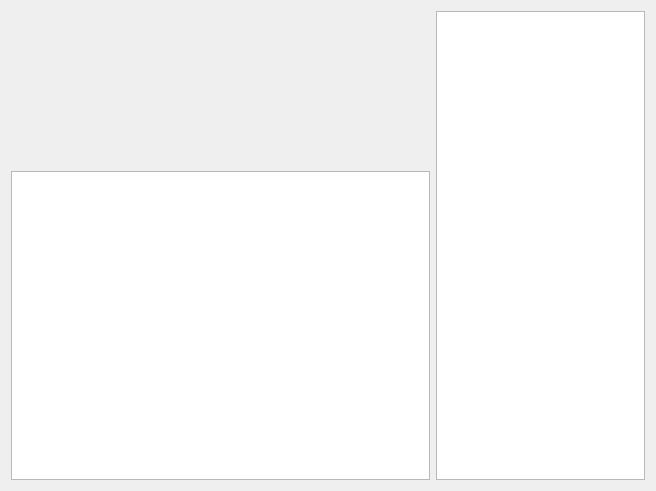
<?xml version="1.0" encoding="UTF-8"?>
<ui version="4.0">
 <class>ZoningWidget</class>
 <widget class="QWidget" name="ZoningWidget">
  <property name="geometry">
   <rect>
    <x>0</x>
    <y>0</y>
    <width>656</width>
    <height>491</height>
   </rect>
  </property>
  <property name="windowTitle">
   <string>Form</string>
  </property>
  <layout class="QGridLayout" name="gridLayout">
   <item row="0" column="0">
    <widget class="ZonesEditorWidget" name="zonesEditor" native="true">
     <property name="sizePolicy">
      <sizepolicy hsizetype="Preferred" vsizetype="Preferred">
       <horstretch>0</horstretch>
       <verstretch>1</verstretch>
      </sizepolicy>
     </property>
    </widget>
   </item>
   <item row="1" column="0">
    <widget class="QGraphicsView" name="graphicsView">
     <property name="sizePolicy">
      <sizepolicy hsizetype="Expanding" vsizetype="Expanding">
       <horstretch>2</horstretch>
       <verstretch>2</verstretch>
      </sizepolicy>
     </property>
    </widget>
   </item>
   <item row="0" column="1" rowspan="2">
    <widget class="QListView" name="listView">
     <property name="sizePolicy">
      <sizepolicy hsizetype="Expanding" vsizetype="Expanding">
       <horstretch>1</horstretch>
       <verstretch>0</verstretch>
      </sizepolicy>
     </property>
    </widget>
   </item>
  </layout>
 </widget>
 <customwidgets>
  <customwidget>
   <class>ZonesEditorWidget</class>
   <extends>QWidget</extends>
   <header location="global">fort/studio/widget/ZonesEditorWidget.hpp</header>
   <container>1</container>
  </customwidget>
 </customwidgets>
 <resources/>
 <connections/>
</ui>
